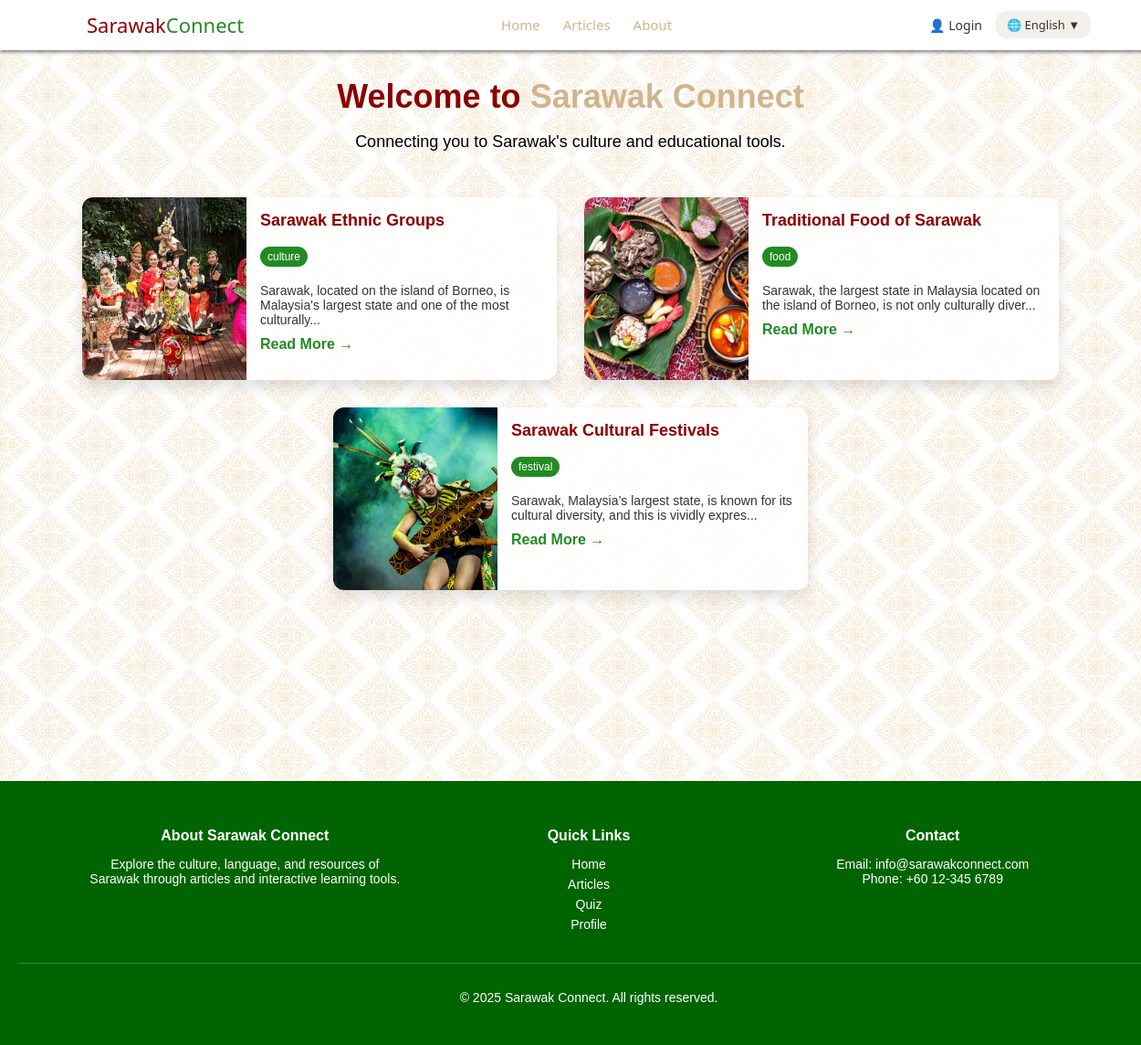
The page /home_loggedin.php on the database its author committed.
### tables this page shows
CREATE TABLE `articles` (
  `id` int(11) NOT NULL,
  `image` varchar(255) DEFAULT NULL,
  `tag` varchar(50) DEFAULT NULL,
  `title_en` varchar(255) DEFAULT NULL,
  `title_my` varchar(255) DEFAULT NULL,
  `title_zh` varchar(255) DEFAULT NULL,
  `content_en` text DEFAULT NULL,
  `content_my` text DEFAULT NULL,
  `content_zh` text DEFAULT NULL
);

### home_loggedin.php (the view, shortened to what this page needs)
<?php
include('includes/db_connect.php');
include('includes/header.php');
$lang = $_SESSION['lang'] ?? 'english';
$title_field = $lang === 'malay' ? 'title_my' : ($lang === 'mandarin' ? 'title_zh' : 'title_en');
$content_field = str_replace('title', 'content', $title_field);
?>
<div class="loggedin-homepage">
  <section class="hero-section">
    <div class="hero-text">
      <?php
      if ($lang === 'malay') {
          echo "<h1>Selamat datang ke <span>Sarawak Connect</span></h1>";
          echo "<p>Menghubungkan anda dengan budaya dan pendidikan Sarawak.</p>";
      } elseif ($lang === 'mandarin') {
          echo "<h1>欢迎来到 <span>Sarawak Connect</span></h1>";
          echo "<p>连接您与砂拉越的文化与教育资源。</p>";
      } else {
          echo "<h1>Welcome to <span>Sarawak Connect</span></h1>";
          echo "<p>Connecting you to Sarawak's culture and educational tools.</p>";
      }
      ?>
    </div>
  </section>
  <section class="articles-list">
    <?php
      $result = $conn->query("SELECT id, image, tag, $title_field AS title, $content_field AS content FROM articles LIMIT 3");
      while ($row = $result->fetch_assoc()):
    ?>
    <div class="article-card">
      <img src="images/<?php echo htmlspecialchars($row['image']); ?>" alt="<?php echo htmlspecialchars($row['title']); ?>">
      <div class="article-content">
        <h3><?php echo htmlspecialchars($row['title']); ?></h3>
        <span class="article-tag"><?php echo htmlspecialchars($row['tag']); ?></span>
        <p><?php echo htmlspecialchars(substr($row['content'], 0, 100)) . '...'; ?></p>
        <a href="article.php?id=<?php echo $row['id']; ?>">Read More →</a>
      </div>
    </div>
    <?php endwhile; ?>
  </section>
</div>
<?php include('includes/footer.php'); ?>

### css/style.css (style rules this page uses)
body { font-family: Arial, sans-serif; background-color: #f5f5dc; background-image: url('../images/bg.jpg'); background-repeat: repeat; background-size: auto; margin: 0; padding: 0; min-height: 100vh; display: flex; flex-direction: column; }
.hero-section { padding: 40px 20px; margin-bottom: 20px; }
.hero-text h1 { color:#8B0000; font-size: 36px; margin-bottom: 10px; }
.hero-text h1 span { color: #d2b48c; }
.hero-text p { font-size: 18px; margin-bottom: 20px; }
body, html { height: 100%; margin: 0; padding: 0; font-family: sans-serif; display: flex; flex-direction: column; min-height: 100vh; }
.article-card { display: flex; flex-direction: row; background-color: rgba(255, 255, 255, 0.85); border-radius: 12px; overflow: hidden; box-shadow: 0 8px 16px rgba(0, 0, 0, 0.12); max-width: 520px; width: 100%; min-height: 200px; opacity: 0; transform: translateY(20px); animation: fadeInUp 0.6s ease forwards; }
.article-card img { width: 180px; height: 100%; object-fit: cover; }
.article-content { padding: 15px; flex: 1; }
.article-content h3 { margin-top: 0; font-size: 18px; color: #8B0000; display: flex; align-items: center; gap: 8px; }
.article-content p { font-size: 14px; margin: 10px 0; color: #333; }
.article-content a { color: forestgreen; font-weight: bold; text-decoration: none; }
.article-tag { display: inline-block; background-color: #228B22; color: white; font-size: 12px; padding: 4px 8px; border-radius: 20px; margin-bottom: 8px; }
.articles-list { display: flex; flex-wrap: wrap; gap: 20px; justify-content: center; }
.loggedin-homepage { min-height: 100vh; display: flex; flex-direction: column; justify-content: flex-start; align-items: center; padding: 0; margin: 0; box-sizing: border-box; }
.hero-section { margin: 25; padding: 0; text-align: center; }
.articles-list { margin-top: 10px; margin-bottom: 40px; display: flex; flex-wrap: wrap; justify-content: center; gap: 30px; width: 100%; max-width: 1100px; }

### rows shown on the page
articles: image (picture), title_en "Sarawak Ethnic Groups", tag "culture", content_en "Sarawak, located on the island of Borneo, is Malaysia's largest state and one of the most culturally"
articles: image (picture), title_en "Traditional Food of Sarawak", tag "food", content_en "Sarawak, the largest state in Malaysia located on the island of Borneo, is not only culturally diver"
articles: image (picture), title_en "Sarawak Cultural Festivals", tag "festival", content_en "Sarawak, Malaysia’s largest state, is known for its cultural diversity, and this is vividly expres"

### other values the page prints
$nav['home'] "Home"
$nav['articles'] "Articles"
$nav['about'] "About"
$lang "English"
$footer['about'] "About Sarawak Connect"
$footer['desc'] "Explore the culture, language, and resources of Sarawak through articles and interactive learning tools."
$footer['quick'] "Quick Links"
$nav['profile'] "Profile"
$footer['contact'] "Contact"
$footer['rights'] "All rights reserved."
